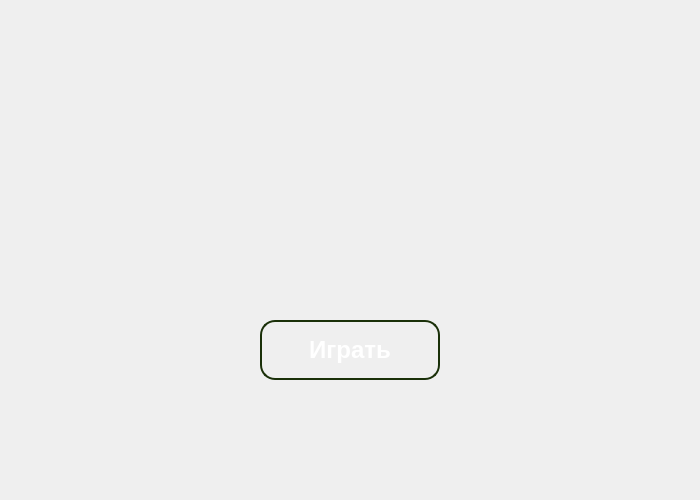
<?xml version="1.0" encoding="UTF-8"?>
<ui version="4.0">
 <class>WelcomeWindow</class>
 <widget class="QMainWindow" name="WelcomeWindow">
  <property name="geometry">
   <rect>
    <x>0</x>
    <y>0</y>
    <width>700</width>
    <height>500</height>
   </rect>
  </property>
  <property name="windowTitle">
   <string>Fantasy Pets</string>
  </property>
  <widget class="QWidget" name="centralWidget">
   <layout class="QVBoxLayout" name="verticalLayout">
    <item>
     <spacer name="verticalSpacer">
      <property name="orientation">
       <enum>Qt::Vertical</enum>
      </property>
      <property name="sizeHint" stdset="0">
       <size>
        <width>20</width>
        <height>300</height>
       </size>
      </property>
      <property name="sizeType">
       <enum>QSizePolicy::Fixed</enum>
      </property>
     </spacer>
    </item>
    <item>
     <layout class="QHBoxLayout" name="horizontalLayout">
      <item>
       <spacer name="horizontalSpacer">
        <property name="orientation">
         <enum>Qt::Horizontal</enum>
        </property>
        <property name="sizeHint" stdset="0">
         <size>
          <width>35</width>
          <height>20</height>
         </size>
        </property>
        <property name="sizeType">
         <enum>QSizePolicy::Expanding</enum>
        </property>
       </spacer>
      </item>
      <item>
       <widget class="QPushButton" name="playButton">
        <property name="minimumSize">
         <size>
          <width>180</width>
          <height>60</height>
         </size>
        </property>
        <property name="maximumSize">
         <size>
          <width>180</width>
          <height>60</height>
         </size>
        </property>
        <property name="font">
         <font>
          <pointsize>18</pointsize>
          <weight>75</weight>
          <bold>true</bold>
         </font>
        </property>
        <property name="styleSheet">
         <string>QPushButton {
    background: qlineargradient(x1:0, y1:0, x2:0, y2:1,
        stop:0 #4a7c2a, stop:0.5 #2d5016, stop:1 #1a3009);
    color: white;
    border: 2px solid #1a3009;
    border-radius: 15px;
    padding: 8px;
}
QPushButton:hover {
    background: qlineargradient(x1:0, y1:0, x2:0, y2:1,
        stop:0 #5a8c3a, stop:0.5 #3d7026, stop:1 #2d5016);
    border: 2px solid #2d5016;
}
QPushButton:pressed {
    background: qlineargradient(x1:0, y1:0, x2:0, y2:1,
        stop:0 #2d5016, stop:0.5 #1a3009, stop:1 #0f1a05);
}</string>
        </property>
        <property name="text">
         <string>Играть</string>
        </property>
       </widget>
      </item>
      <item>
       <spacer name="horizontalSpacer_2">
        <property name="orientation">
         <enum>Qt::Horizontal</enum>
        </property>
        <property name="sizeHint" stdset="0">
         <size>
          <width>40</width>
          <height>20</height>
         </size>
        </property>
        <property name="sizeType">
         <enum>QSizePolicy::Expanding</enum>
        </property>
       </spacer>
      </item>
     </layout>
    </item>
    <item>
     <spacer name="verticalSpacer_2">
      <property name="orientation">
       <enum>Qt::Vertical</enum>
      </property>
      <property name="sizeHint" stdset="0">
       <size>
        <width>20</width>
        <height>100</height>
       </size>
      </property>
      <property name="sizeType">
       <enum>QSizePolicy::Fixed</enum>
      </property>
     </spacer>
    </item>
   </layout>
  </widget>
 </widget>
 <resources/>
 <connections/>
</ui>
